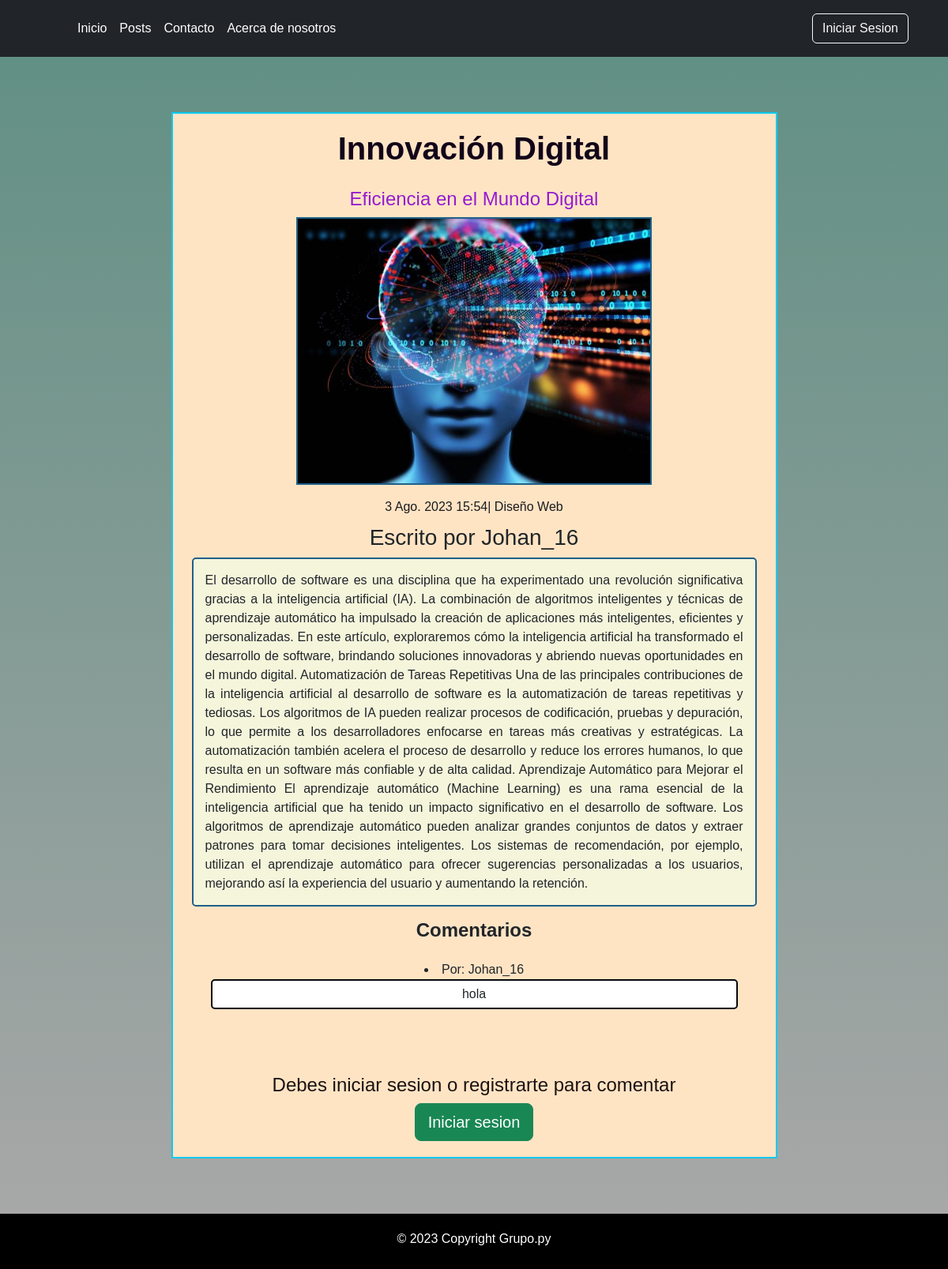
/posts/35/, run on an earlier commit of the app's database.
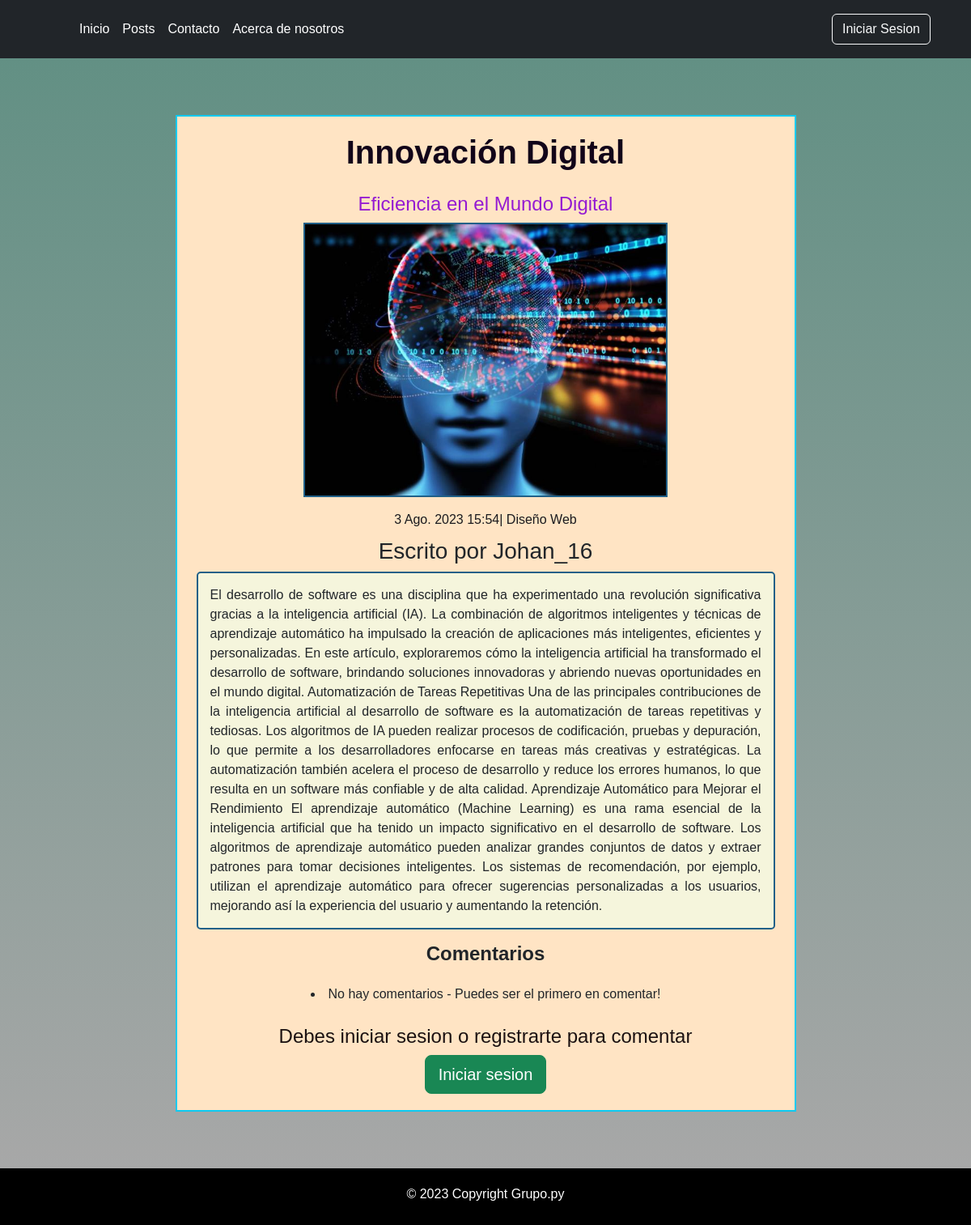
And on a later commit of the database.
### apps/post/models.py (models this page shows, shortened)
class Comentario(models.Model):
    posts = models.ForeignKey("post.Post", on_delete=models.CASCADE, related_name="comentarios")
    usuario = models.ForeignKey(User, on_delete=models.CASCADE, related_name="comentarios")
    texto = models.TextField()
    fecha = models.DateTimeField(auto_now_add=True)

### apps/post/views.py (the view, shortened to what this page needs)
# urls.py: path("posts/<int:id>/", views.PostDetailView.as_view(), name= "post_individual"),
class PostDetailView(DetailView):
    model = Post
    template_name = "posts/post_individual.html"
    context_object_name = "posts"
    pk_url_kwarg = "id"
    queryset = Post.objects.all()
    def get_context_data(self, **kwargs):
        context = super().get_context_data(**kwargs)
        context["form"] = ComentarioForm()
        context["comentarios"] = Comentario.objects.filter(posts_id=self.kwargs["id"])
        return context

### templates/posts/post_individual.html (shortened to what this page needs)
{% extends 'base.html' %}
{% load static %}
{% load colaborador_tags %}
{% block contenido %}
<center>
    <div class="post-ind">
        <section class="pos-i">
            <div class="cont-pos">
                <article class="articulo">
                    <h1>{{posts.titulo}}</h1>
                    <h2>{{posts.subtitulo}}</h2>
                    <div class="cant-pd">
                        <img src="{{posts.imagen.url}}" width="450" height="auto">
                    </div>
                    <div class="cas-id mx-sm-4 pt-3">
                        <span>{{ posts.fecha}}| Diseño Web </span>
                        <h3>Escrito por {{posts.usuario}}</h3>
                        <p>{{posts.texto}}</p>
                    </div>
                    {% include "comentario/crear_comentario.html" %}
                </article>
            </div>
        </section>
    </div>
</center>
{% endblock contenido %}

### templates/comentario/crear_comentario.html (shortened to what this page needs)
{% load  colaborador_tags %}
<center>
    <div class= "conta-g" style="margin-bottom: 20px;">
        <h4>Comentarios</h4>
        <div class="cos-c mx-sm-5 pt-3">
            {% for comentario in comentarios %}
            <li>Por: {{ comentario.usuario }}</li>
            <p>{{ comentario.texto }}</p>
            <div class="com-eli ">
            </div>
    {% empty %}
    <li>No hay comentarios - Puedes ser el primero en comentar!</li>
    {% endfor %}
        <div class="cont mx-sm-5 pt-3">
            {% if request.user.is_authenticated %}
                <h2>Escribe un Comentario</h2>
                    <form method="POST">
                        {% csrf_token %}
                        <div class="com-fg mx-sm-5 pt-3 text-center">
                            <label for="id_texto">Texto:</label>
                            <textarea class= "tex_c" name="texto" cols="40" rows="10" required="" id="id_texto"></textarea>
                        </div>
                        <div class="alig-data mx-sm-4 pt-3">
                            <input type="submit" value="Comentar" class="btn btn-success comentar">
                        </div>
                    </form>
            {% else %}
                <h2>Debes iniciar sesion o registrarte para comentar</h2>
                <a class="btn btn-success btn-lg" href="{% url 'apps.usuario:login' %}?next={{ request.path }} #comentario">Iniciar sesion</a>
            {% endif %}
        </div>
    </div>
    </center>

What changed in the data, as far as the page shows it:
removed Comentario: usuario "Johan_16", texto "hola"
Also different on the page:
text now shown: "No hay comentarios - Puedes ser el primero en comentar!"
